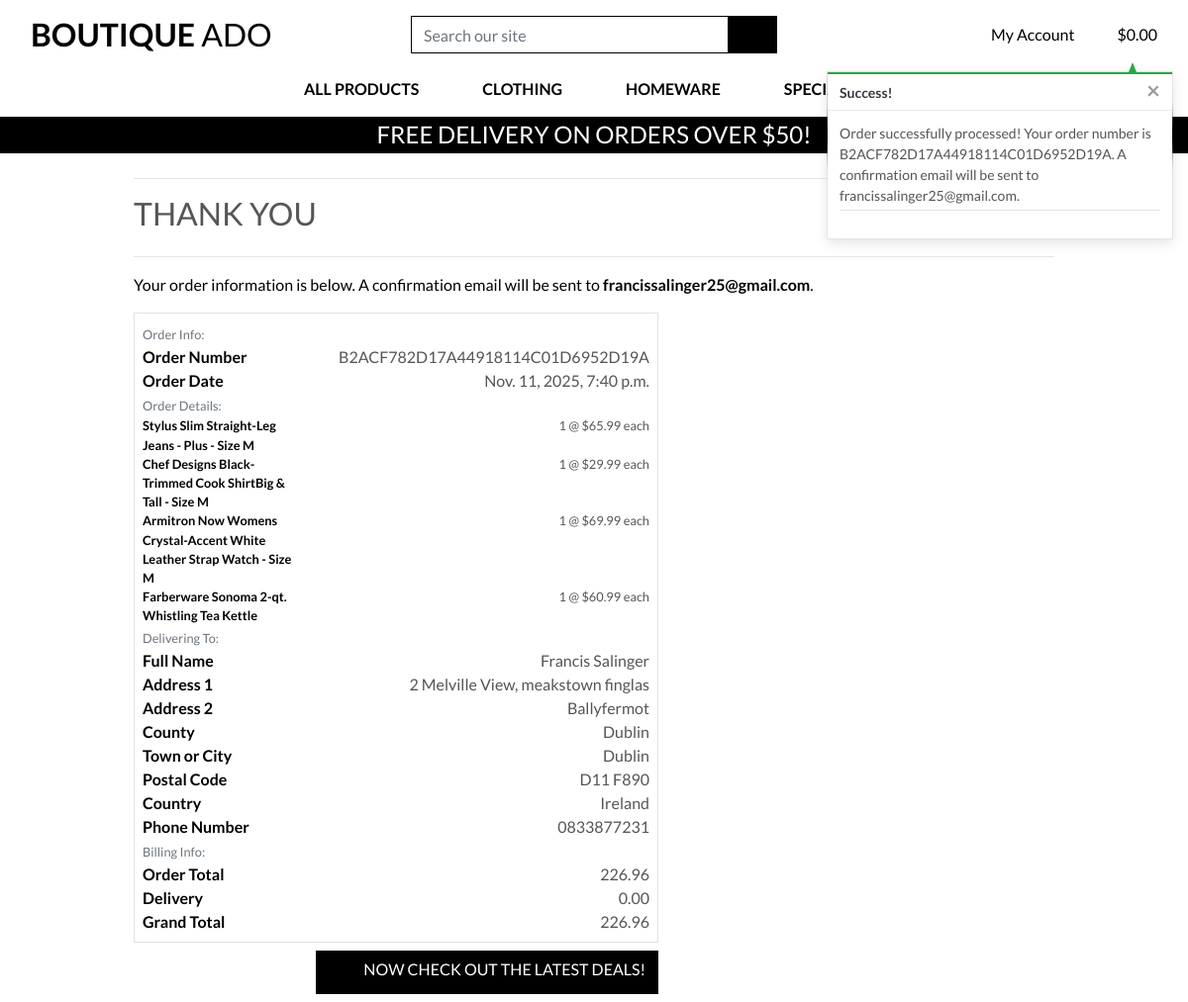
Page /checkout/checkout_success/B2ACF782D17A44918114C01D6952D19A on the committed database.
### checkout/models.py (models this page shows, shortened)
class Order(models.Model):
    order_number = models.CharField(max_length=32, null=False, editable=False)
    full_name = models.CharField(max_length=50, null=False, blank=False)
    email = models.EmailField(max_length=254, null=False, blank=False)
    phone_number = models.CharField(max_length=20, null=False, blank=False)
    country = models.CharField(max_length=40, null=False, blank=False)
    postcode = models.CharField(max_length=20, null=True, blank=True)
    town_or_city = models.CharField(max_length=40, null=False, blank=False)
    street_address1 = models.CharField(max_length=80, null=False, blank=False)
    street_address2 = models.CharField(max_length=80, null=True, blank=True)
    county = models.CharField(max_length=80, null=True, blank=True)
    date = models.DateTimeField(auto_now_add=True)
    delivery_cost = models.DecimalField(max_digits=6, decimal_places=2, null=False, default=0)
    order_total = models.DecimalField(max_digits=10, decimal_places=2, null=False, default=0)
    grand_total = models.DecimalField(max_digits=10, decimal_places=2, null=False, default=0)

class OrderLineItem(models.Model):
    order = models.ForeignKey(Order, null=False, blank=False, on_delete=models.CASCADE, related_name='lineitems')
    product = models.ForeignKey(Product, null=False, blank=False, on_delete=models.CASCADE)
    product_size = models.CharField(max_length=2, null=True, blank=True) # XS, S, M, L, XL
    quantity = models.IntegerField(null=False, blank=False, default=0)
    lineitem_total = models.DecimalField(max_digits=6, decimal_places=2, null=False, blank=False, editable=False)

### products/models.py (models this page shows, shortened)
class Product(models.Model):
    category = models.ForeignKey('Category', null=True, blank=True, on_delete=models.SET_NULL)
    sku = models.CharField(max_length=254, null=True, blank=True)
    name = models.CharField(max_length=254)
    description = models.TextField()
    has_sizes = models.BooleanField(default=False, null=True, blank=True)
    price = models.DecimalField(max_digits=6, decimal_places=2)
    rating = models.DecimalField(max_digits=6, decimal_places=2, null=True, blank=True)
    image_url = models.URLField(max_length=1024, null=True, blank=True)
    image = models.ImageField(null=True, blank=True)

### checkout/views.py (the view)
# urls.py: path('checkout_success/<order_number>', views.checkout_success, name='checkout_success'),
def checkout_success(request, order_number):
    save_info = request.session.get('save_info')
    order = get_object_or_404(Order, order_number=order_number)
    messages.success(request, f'Order successfully processed! \
        Your order number is {order_number}. A confirmation \
        email will be sent to {order.email}.')
    if 'bag' in request.session:
        del request.session['bag']
    template = 'checkout/checkout_success.html'
    context = {
        'order': order,
    }
    return render(request, template, context)

### bag/contexts.py (called while the page is built, shortened)
def bag_contents(request):
    bag_items = []
    total = 0
    product_count = 0
    bag = request.session.get('bag', {})
    if total < settings.FREE_DELIVERY_THRESHOLD:
        delivery = total * Decimal(settings.STANDARD_DELIVERY_PERCENTAGE / 100)
        free_delivery_delta = settings.FREE_DELIVERY_THRESHOLD - total
    else:
        delivery = 0
        free_delivery_delta = 0
    grand_total = delivery + total
    context = {
        'bag_items': bag_items,
        'total': total,
        'product_count': product_count,
        'delivery': delivery,
        'free_delivery_delta': free_delivery_delta,
        'free_delivery_threshold': settings.FREE_DELIVERY_THRESHOLD,
        'grand_total': grand_total,
    }
    return context

### checkout/templates/checkout/checkout_success.html (shortened to what this page needs)
{% extends "base.html" %}
{% load static %}
{% block extra_css %}
    <link rel="stylesheet" href="{% static 'checkout/css/checkout.css' %}">
{% endblock %}
{% block page_header %}
    <div class="container header-container">
    </div>
{% endblock %}
{% block content %}
    <div class="overlay"></div>
    <div class="container">
        <div class="row">
            <div class="col">
                <hr>
                <h2 class="logo-font mb-4">Thank You</h2>
                <hr>
                <p class="text-black">Your order information is below. A confirmation email will be sent to <strong>{{ order.email }}</strong>.</p>
            </div>
        </div>
        <div class="row">
            <div class="col-12 col-lg-7">
                <div class="order-confirmation-wrapper p-2 border">
                    <div class="row">
                        <div class="col">
                            <small class="text-muted">Order Info:</small>
                        </div>
                    </div>
                    <div class="row">
                        <div class="col-12 col-md-4">
                            <p class="mb-0 text-black font-weight-bold">Order Number</p>
                        </div>
                        <div class="col-12 col-md-8 text-md-right">
                            <p class="mb-0">{{ order.order_number }}</p>
                        </div>
                    </div>
                    <div class="row">
                        <div class="col-12 col-md-4">
                            <p class="mb-0 text-black font-weight-bold">Order Date</p>
                        </div>
                        <div class="col-12 col-md-8 text-md-right">
                            <p class="mb-0">{{ order.date }}</p>
                        </div>
                    </div>
                    <div class="row">
                        <div class="col">
                            <small class="text-muted">Order Details:</small>
                        </div>
                    </div>
                    {% for item in order.lineitems.all %}
                    <div class="row">
                        <div class="col-12 col-md-4">
                            <p class="small mb-0 text-black font-weight-bold">
                                {{ item.product.name }}{% if item.product_size %} - Size {{ item.product_size|upper}}{% endif %}
                            </p>
                        </div>
                        <div class="col-12 col-md-8 text-md-right">
                            <p class="small mb-0">{{ item.quantity }} @ ${{ item.product.price }} each</p>
                        </div>
                    </div>
                    {% endfor %}
                    <div class="row">
                        <div class="col">
                            <small class="text-muted">Delivering To:</small>
                        </div>
                    </div>
                    <div class="row">
                        <div class="col-12 col-md-4">
                            <p class="mb-0 text-black font-weight-bold">Full Name</p>
                        </div>
                        <div class="col-12 col-md-8 text-md-right">
                            <p class="mb-0">{{ order.full_name }}</p>
                        </div>
                    </div>
                    <div class="row">
                        <div class="col-12 col-md-4">
                            <p class="mb-0 text-black font-weight-bold">Address 1</p>
                        </div>
                        <div class="col-12 col-md-8 text-md-right">
                            <p class="mb-0">{{ order.street_address1 }}</p>
                        </div>
                    </div>
                    {% if order.street_address2 %}
                    <div class="row">
                        <div class="col-12 col-md-4">
                            <p class="mb-0 text-black font-weight-bold">Address 2</p>
                        </div>
                        <div class="col-12 col-md-8 text-md-right">
                            <p class="mb-0">{{ order.street_address2 }}</p>
                        </div>
                    </div>
                    {% endif %}
                    {% if order.county %}
                    <div class="row">
                        <div class="col-12 col-md-4">
                            <p class="mb-0 text-black font-weight-bold">County</p>
                        </div>
                        <div class="col-12 col-md-8 text-md-right">
                            <p class="mb-0">{{ order.county }}</p>
                        </div>
                    </div>
                    {% endif %}
                    <div class="row">
                        <div class="col-12 col-md-4">
                            <p class="mb-0 text-black font-weight-bold">Town or City</p>
                        </div>
                        <div class="col-12 col-md-8 text-md-right">
                            <p class="mb-0">{{ order.town_or_city }}</p>
                        </div>
                    </div>
                    {% if order.postcode %}
                    <div class="row">
                        <div class="col-12 col-md-4">
                            <p class="mb-0 text-black font-weight-bold">Postal Code</p>
                        </div>
                        <div class="col-12 col-md-8 text-md-right">
                            <p class="mb-0">{{ order.postcode }}</p>
                        </div>
                    </div>
                    {% endif %}
                    <div class="row">
                        <div class="col-12 col-md-4">
                            <p class="mb-0 text-black font-weight-bold">Country</p>
                        </div>
                        <div class="col-12 col-md-8 text-md-right">
                            <p class="mb-0">{{ order.country }}</p>
                        </div>
                    </div>
                    <div class="row">
                        <div class="col-12 col-md-4">
                            <p class="mb-0 text-black font-weight-bold">Phone Number</p>
                        </div>
                        <div class="col-12 col-md-8 text-md-right">
                            <p class="mb-0">{{ order.phone_number }}</p>
                        </div>
                    </div>
                    <div class="row">
                        <div class="col">
                            <small class="text-muted">Billing Info:</small>
                        </div>
                    </div>
                    <div class="row">
                        <div class="col-12 col-md-4">
                            <p class="mb-0 text-black font-weight-bold">Order Total</p>
                        </div>
                        <div class="col-12 col-md-8 text-md-right">
                            <p class="mb-0">{{ order.order_total }}</p>
                        </div>
                    </div>
                    <div class="row">
                        <div class="col-12 col-md-4">
                            <p class="mb-0 text-black font-weight-bold">Delivery</p>
                        </div>
                        <div class="col-12 col-md-8 text-md-right">
                            <p class="mb-0">{{ order.delivery_cost }}</p>
                        </div>
                    </div>
                    <div class="row">
                        <div class="col-12 col-md-4">
                            <p class="mb-0 text-black font-weight-bold">Grand Total</p>
                        </div>
                        <div class="col-12 col-md-8 text-md-right">
                            <p class="mb-0">{{ order.grand_total }}</p>
                        </div>
                    </div>
                </div>
            </div>
        </div>
        <div class="row">
			<div class="col-12 col-lg-7 text-right">
				<a href="{% url 'products' %}?category=new_arrivals,deals,clearance" class="btn btn-black rounded-0 my-2">
					<span class="icon mr-2">
					</span>
					<span class="text-uppercase">Now check out the latest deals!</span>
				</a>
			</div>
		</div>
    </div>
{% endblock %}

### static/css/base.css (style rules this page uses)
html { height: 100%; }
body { background: url('/media/homepage_background_cropped.jpg') no-repeat center center fixed; background-size: cover; height: calc(100vh - 164px); color: #555; font-family: 'Lato'; }
.icon { align-items: center; display: inline-flex; justify-content: center; height: 1.5rem; width: 1.5rem; }
.logo-font { text-transform: uppercase; }
.btn-black { background: black; color: white; }
.text-black { color: #000 !important; }
.overlay { height: 100%; width: 100%; top: 0; left: 0; position: fixed; background: white; z-index: -1; }
@media (min-width: 1200px) { .container { max-width: 80%; } }
@media (min-width: 992px) { .header-container { padding-top: 164px; } }

### rows in the picture
Order: email "francissalinger25@gmail.com", order_number "B2ACF782D17A44918114C01D6952D19A", date "Nov. 11, 2025, 7:40 p.m.", full_name "Francis Salinger", street_address1 "2 Melville View, meakstown finglas", street_address2 "Ballyfermot", county "Dublin", town_or_city "Dublin", postcode "D11 F890", country "Ireland", phone_number "0833877231", order_total "226.96", delivery_cost "0.00", grand_total "226.96"
OrderLineItem: product.name "Stylus Slim Straight-Leg Jeans - Plus", product_size "M", quantity "1", product.price "65.99"
OrderLineItem: product.name "Chef Designs Black-Trimmed Cook ShirtBig & Tall", product_size "M", quantity "1", product.price "29.99"
OrderLineItem: product.name "Armitron Now Womens Crystal-Accent White Leather Strap Watch", product_size "M", quantity "1", product.price "69.99"
OrderLineItem: product.name "Farberware Sonoma 2-qt. Whistling Tea Kettle", quantity "1", product.price "60.99"

### other values in the picture
{{ free_delivery_threshold }} "50"
{{ message }} "Order successfully processed! Your order number is B2ACF782D17A44918114C01D6952D19A. A confirmation email will be sent to francissalinger25@gmail.com."
